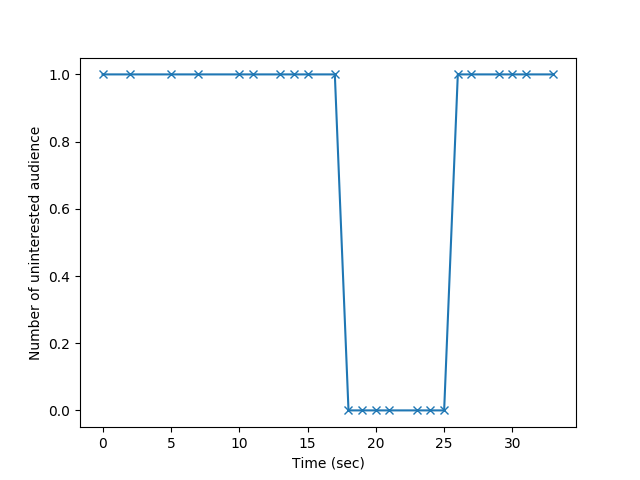

Recreate this plot in Python.
import matplotlib.pyplot as plt
import numpy as np

# load y-axis values from graphy.txt
y = np.loadtxt('graphy.txt', dtype=int)
# load x-axis values from graphx.txt
x = np.loadtxt('graphx.txt', dtype=int)

# convert epoch values to seconds
temp = x[0]
for i in range(len(x)):
    print(i)
    x[i] -= temp

# plot graph
plt.ylabel('Number of uninterested audience')
plt.xlabel('Time (sec)')
plt.plot(x, y, marker='x')
plt.savefig('graph.png')
plt.show()